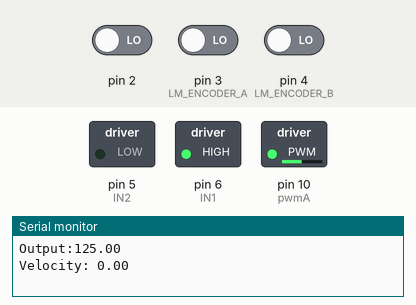
This sketch was run on a simulated Arduino Leonardo, built with avr-gcc and run on an emulated ATmega32U4. Shown: switched loads named in the sketch (green lamp = pin HIGH), the last lines printed to the serial monitor. The test bench sets the inputs (shaded band); at power-on: pin 2 LOW, pin 3 (LM_ENCODER_A) LOW, pin 4 (LM_ENCODER_B) LOW.

Above: at 0.05 s.
At 1.27 s:
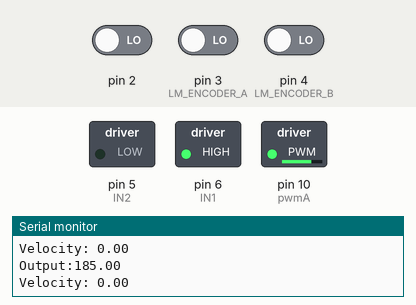
1.3 s: pin 2 driven HIGH
At 4.7 s:
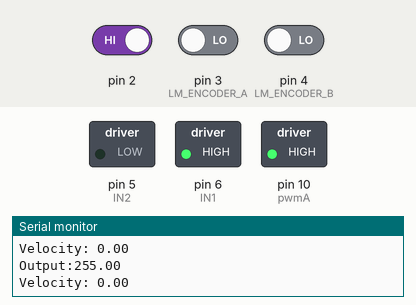
Timing chart, 0 to 6.2 s (numbered marks = the images above; inputs shaded):
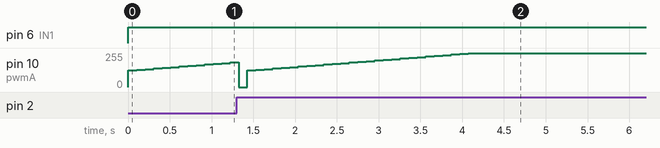

The sketch:

wheels_speed_pid.ino
```cpp
#include <Keyboard.h>
#include <LiquidCrystal.h>
#include <PID_v1.h>

#define LM_ENCODER_A 3
#define LM_ENCODER_B 4
#define R 0.035 // Wheel radius in meters
#define N 397.2 // Encoder PPR (Pulse Per Rotation) defined on datasheet

/* Set Arduino Pins */
//motor_A
int IN1 = 6;
int IN2 = 5;
int pwmA = 10;

/* PID instance */
double setpoint, input, output;
double kp = 120;
double ki = 50;
double kd = 0;
double velocity = 0;

PID myPID(&input, &output, &setpoint, kp, ki, kd, DIRECT);

//Auxiliar Variables
double Ts = 0.1;
volatile unsigned long leftCount = 0;

void setup() {
  setpoint = 1;
  input = 0;
  leftCount = 0;

  pinMode(LM_ENCODER_A, INPUT);
  pinMode(LM_ENCODER_B, INPUT);
  pinMode(IN1,OUTPUT);
  pinMode(IN2,OUTPUT);
  pinMode(pwmA,OUTPUT);

  myPID.SetOutputLimits(0,255);
  myPID.SetMode(AUTOMATIC);

  attachInterrupt(1, leftEncoderEvent, CHANGE);

  Serial.begin(9600);
}

void loop(){
  // Moves the wheels clockwise
  digitalWrite(IN1,HIGH);
  digitalWrite(IN2,LOW);

  /* Velocity calculus */
  // V = (2piR(n/N))/Ts
  // R is the wheel radiuns in meters
  // n is the rotation count in Ts seconds
  // N is the encoder pulse per rotation (PPR - defined on datasheet)

  velocity = 2*PI*R*leftCount/(N*Ts);
  input = velocity;
  myPID.Compute();
  analogWrite(pwmA, output);

  leftCount = 0;

  //Display output PWM result and current Velocity
  Serial.print("Output:" );
  Serial.println(output);
  Serial.print("Velocity: ");
  Serial.println(velocity);
  Serial.println();

  delay(Ts*1000);
}


// Left encoder event for the interrupt call
void leftEncoderEvent() {
  if (digitalRead(LM_ENCODER_A) == HIGH) {
    if (digitalRead(LM_ENCODER_B) == LOW) {
      leftCount++;
    } else {
      leftCount--;
    }
  } else {
    if (digitalRead(LM_ENCODER_B) == LOW) {
      leftCount--;
    } else {
      leftCount++;
    }
  }
}
```
